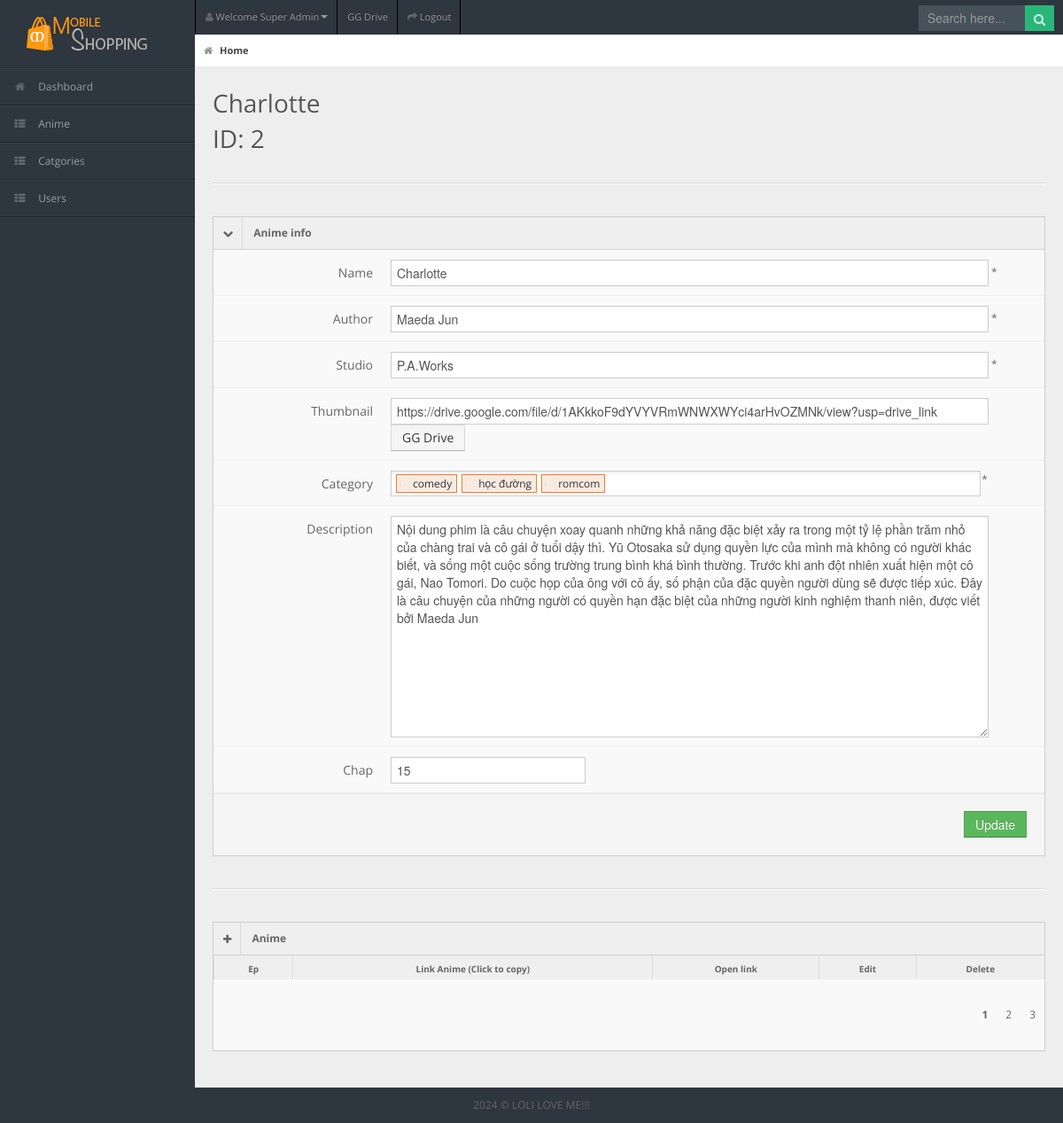
Screenshot of /admin/anime-ep.php?id-anime=2 with the database file from the repository.
### tables this page shows
CREATE TABLE `anime` (
  `id` int(11) NOT NULL,
  `name` text NOT NULL,
  `author` text NOT NULL,
  `studio` text NOT NULL,
  `descrip` text NOT NULL,
  `thumbnail` text NOT NULL,
  `so_tap` varchar(5) NOT NULL DEFAULT '?'
);

### admin/models/db.php (called while the page is built)
<?php
class Db
{
    public static $connection;
    public function __construct()
    {
        if (!self::$connection) {
            self::$connection = new mysqli(DB_HOST, DB_USER, DB_PASSWORD, DB_NAME, PORT);
            self::$connection->set_charset(DB_CHARSET);
        }
        return self::$connection;
    }
}

### admin/models/anime.php (called while the page is built, shortened)
<?php
class Anime extends Db
{
    public function getAnimeByID($idanime)
    {
        $sql = self::$connection->prepare("SELECT * FROM `anime` WHERE `id` = ?");
        $sql->bind_param("i",$idanime);
        $sql->execute();
        $item = $sql->get_result()->fetch_all(MYSQLI_ASSOC);
        return $item;
    }
}

### admin/anime-ep.php (the view, shortened to what this page needs)
<?php
include "header.php";
include "sidebar.php";
?>
<div id="content">
    <div id="content-header">
        <div id="breadcrumb"> <a href="index.html" title="Go to Home" class="tip-bottom current"><i
                    class="icon-home"></i> Home</a></div>
        <h1>
            <?php
            $anime_info = $anime->getAnimeByID($_GET['id-anime'])[0];
            echo $anime_info['name'] . "<br>" . "ID: " . $anime_info['id'];
            ?>
        </h1>
    </div>
    <div class="container-fluid">
        <hr>
        <div class="row-fluid">
            <div class="span12">
                <div class="widget-box">
                    <div class="widget-title">
                        <span class="toggle-icon icon" style="cursor: pointer;">
                            <i class="icon-chevron-down iconanimeinfo"></i>
                        </span>
                        <h5>Anime info</h5>
                    </div>
                    <div class="widget-content nopadding vieweditanime">
                        <form action=<?php echo "jump.php?id-anime=".$anime_info['id']."&select=1" ?> method="post" class="form-horizontal" enctype="multipart/form-data">
                            <div class="control-group">
                                <label class="control-label">Name</label>
                                <div class="controls">
                                    <input required type="text" class="span11" name="txtAnime_name"
                                        value="<?php echo $anime_info['name']; ?>" /> *
                                </div>
                            </div>
                            <div class="control-group">
                                <label class="control-label">Author</label>
                                <div class="controls">
                                    <input type="text" class="span11" name="txtAuthor"
                                        value="<?php echo $anime_info['author']; ?>" /> *
                                </div>
                            </div>
                            <div class="control-group">
                                <label class="control-label">Studio</label>
                                <div class="controls">
                                    <input type="text" class="span11" name="txtStudio"
                                        value="<?php echo $anime_info['studio']; ?>" /> *
                                </div>
                            </div>
                            <div class="control-group">
                                <label class="control-label">Thumbnail</label>
                                <div class="controls">
                                    <input class="span11" type="text" name="inputthumbnail" value="<?php echo $anime_info['thumbnail'] ?>">
                                    <a href="https://drive.google.com/drive/folders/1qW-YpAgWAfG7e2rYVXjMet5AxuFqcWbZ" target="_blank" class="btn">GG Drive</a>
                                </div>
                            </div>
                            <div class="control-group">
                                <label class="control-label">Category</label>
                                <div class="controls">
                                     *
                                </div>
                            </div>
                            <div class="control-group">
                                <label class="control-label">Description</label>
                                <div class="controls">
                                    <textarea style="height: 250px;" class="span11"
                                        name="content"><?php echo $anime_info['descrip']; ?></textarea>
                                </div>
                            </div>
                            <div class="control-group">
                                <label class="control-label">Chap</label>
                                <div class="controls">
                                    <input type="number" name="inputsotap" id=""
                                        value="<?php echo $anime_info['so_tap']; ?>">
                                </div>
                            </div>
                            <div class="form-actions" style="text-align: right;">
                                <button type="submit" class="btn btn-success">Update</button>
                            </div>
                        </form>
                    </div>
                </div>
            </div>
        </div>
    </div>
    <div class="container-fluid">
        <hr>
        <div class="row-fluid">
            <div class="span12">
                <div class="widget-box">
                    <div class="widget-title"> <span class="icon"><a href="form-add-ep-anime.php?id-anime=<?php echo $anime_info['id'] ?>"> <i class="icon-plus"></i>
                            </a></span>
                        <h5>Anime</h5>
                    </div>
                    <div class="widget-content nopadding">
                        <table class="table table-bordered
                                    table-striped">
                            <thead>
                                <tr>
                                    <th>Ep</th>
                                    <th>Link Anime (Click to copy)</th>
                                    <th>Open link</th>
                                    <th>Edit</th>
                                    <th>Delete</th>
                                </tr>
                            </thead>
                        </table>
                        <div class="row" style="margin-left: 18px;">
                            <ul class="pagination">
                                <li class="active"><a href="">1</a>
                                </li>
                                <li><a href="">2</a></li>
                                <li><a href="">3</a></li>
                            </ul>
                        </div>
                    </div>
                </div>
            </div>
        </div>
    </div>
</div>
<?php include "footer.php" ?>

### admin/css/select2.css (style rules this page uses)
ul.pagination li { float: left; }

### admin/css/matrix-style.css (style rules this page uses)
* { outline:none !important; -moz-outline: none !important; }
html, body { height:100% }
body { overflow-x: hidden; margin-top: -10px; font-family: 'Open Sans', sans-serif; font-size:12px; color:#666; }
a { color:#666; }
select, textarea, input[type="text"], input[type="password"], input[type="datetime"], input[type="datetime-local"], input[type="date"], input[type="month"], input[type="time"], input[type="week"], input[type="number"], input[type="email"], input[type="url"], input[type="search"], input[type="tel"], input[type="color"], .uneditable-input, .label, .dropdown-menu, .btn, .well, .progress, .table-bordered, .btn-group > .btn:first-child, .btn-group > .btn:last-child, .btn-group > .btn:last-child, .btn-group > .dropdown-toggle, .alert { border-radius:0px; }
.btn, textarea, input[type="text"], input[type="password"], input[type="datetime"], input[type="datetime-local"], input[type="date"], input[type="month"], input[type="time"], input[type="week"], input[type="number"], input[type="email"], input[type="url"], input[type="search"], input[type="tel"], input[type="color"], .uneditable-input { box-shadow:none; }
.progress, .progress-success .bar, .progress .bar-success, .progress-warning .bar, .progress .bar-warning, .progress-danger .bar, .progress .bar-danger, .progress-info .bar, .progress .bar-info, .btn, .btn-primary { background-image:none; }
.form-horizontal .form-actions { padding-left:20px; }
hr { border-top-color:#dadada; }
#content { background: none repeat scroll 0 0 #eeeeee; margin-left: 220px; margin-right: 0; padding-bottom: 25px; position: relative; min-height:100%; width: auto; }
#content-header { position: abslute; width: 100%; margin-top: -38px; z-index: 20; }
#content-header h1 { color: #555555; font-size: 28px; font-weight: normal; float: none; text-shadow: 0 1px 0 #ffffff; margin-left: 20px; position: relative; }
#content-header h1, #content-header .btn-group { margin-top: 20px; }
#breadcrumb { background-color: #fff; border-bottom: 1px solid #e3ebed; }
#breadcrumb a { padding: 8px 20px 8px 10px; display: inline-block; background-image: url('../img/breadcrumb.png'); background-position: center right; background-repeat: no-repeat; font-size: 11px; color: #666666; }
#breadcrumb a:last-child { background-image:none; }
#breadcrumb a.current { font-weight: bold; color: #444444; }
#breadcrumb a i { margin-right: 5px; opacity: .6; }
.stat-boxes .peity_bar_good, .stat-boxes .peity_line_good, { color: #459D1C; }
.widget-box { background: none repeat scroll 0 0 #F9F9F9; border-left: 1px solid #CDCDCD; border-top: 1px solid #CDCDCD; border-right: 1px solid #CDCDCD; clear: both; margin-top: 16px; margin-bottom: 16px; position: relative; }
.widget-title, .modal-header, .table th, div.dataTables_wrapper .ui-widget-header { background:#efefef; border-bottom: 1px solid #CDCDCD; height: 36px; }
.widget-title span.icon { padding: 9px 10px 7px 11px; float: left; border-right:1px solid #dadada; }
.widget-title h5 { color: #666; float: left; font-size: 12px; font-weight: bold; padding: 12px; line-height: 12px; margin: 0; }
.widget-content { padding:15px; border-bottom: 1px solid #cdcdcd; }
.table th { height: auto; font-size: 10px; padding: 5px 10px 2px; border-bottom: 0; text-align: center; color: #666666; }
.nopadding { padding: 0 !important; }
.nopadding .table { margin-bottom: 0; }
.nopadding .table-bordered { border: 0; }
form { margin-bottom: 0; }
.form-horizontal .control-group { border-top: 1px solid #ffffff; border-bottom: 1px solid #eeeeee; margin-bottom: 0; }
.form-horizontal .control-label { padding-top: 15px; width: 180px; }
.form-horizontal .controls { margin-left: 200px; padding: 10px 0; }
.form-horizontal .form-actions { margin-top: 0; margin-bottom: 0; }

### admin/css/matrix-media.css (style rules this page uses)
body { background:#2E363F; }

### admin/header.php (style rules this page uses)
ul.pagination { list-style: none; float: right; }
ul.pagination li.active { font-weight: bold }
ul.pagination li { display: flex; padding: 10px }

### rows the page displays
anime: name "Charlotte", id "2", txtAnime_name "Charlotte", txtAuthor "Maeda Jun", txtStudio "P.A.Works", inputthumbnail "https://drive.google.com/file/d/1AKkkoF9dYVYVRmWNWXWYci4arHvOZMNk/view?usp=drive_link", content "Nội dung phim là câu chuyện xoay quanh những khả năng đặc biệt xảy ra trong một tỷ lệ phần trăm nhỏ của chàng trai và cô gái ở tuổi dậy thì. Yū Otosaka sử dụng quyền lực của mình mà không có người khác biết, và sống một cuộc sống trường trung bình khá bình thường. Trước khi anh đột nhiên xuất hiện một cô gái, Nao Tomori. Do cuộc họp của ông với cô ấy, số phận của đặc quyền người dùng sẽ được tiếp xúc. Đây là câu chuyện của những người có quyền hạn đặc biệt của những người kinh nghiệm thanh niên, được viết bởi Maeda Jun", inputsotap "15"
